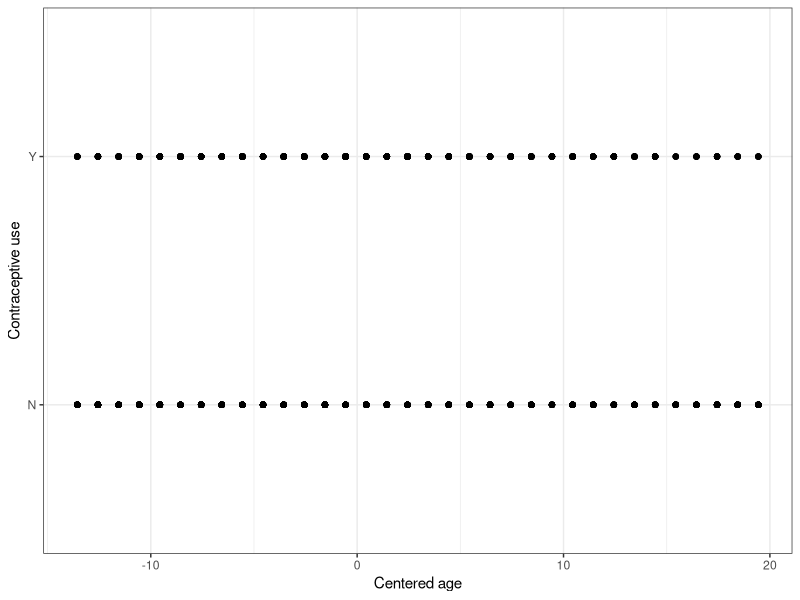
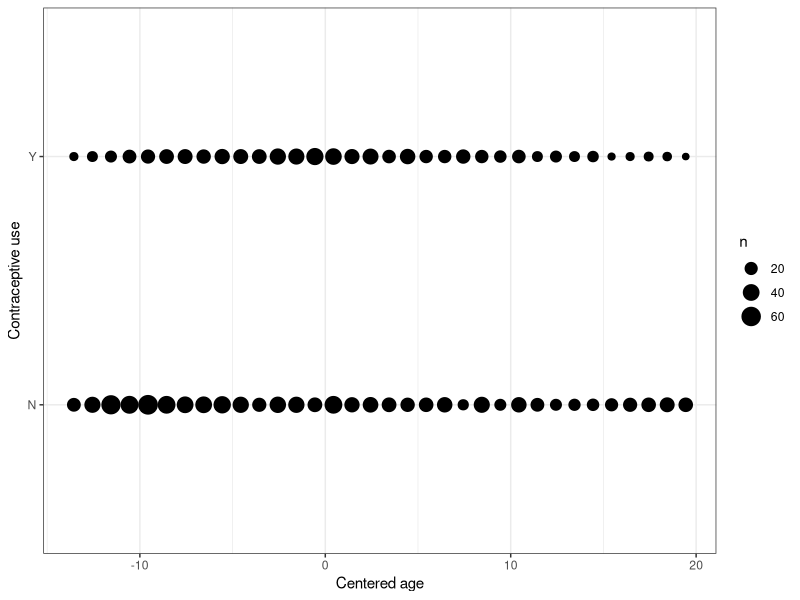
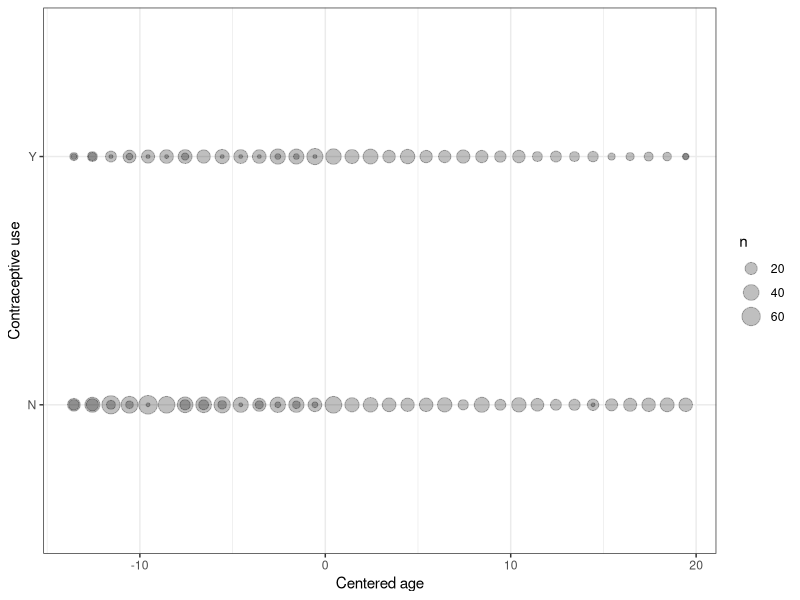
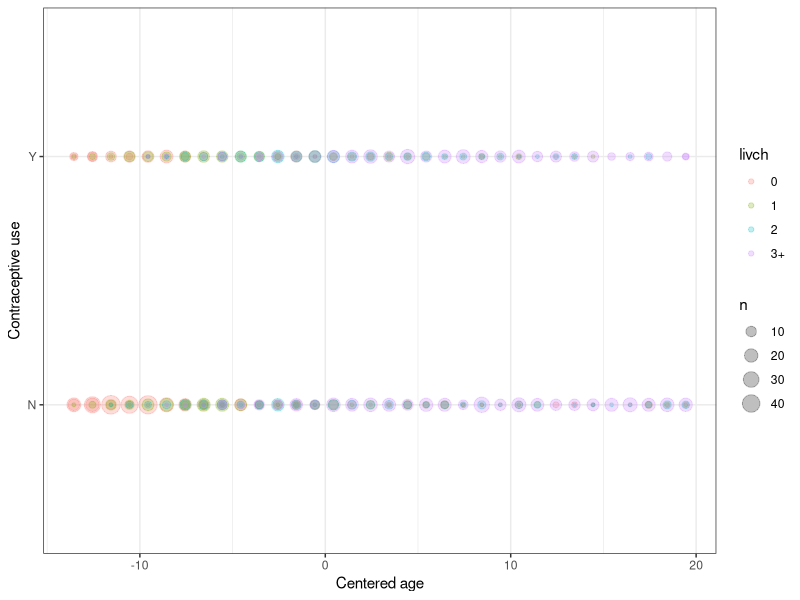
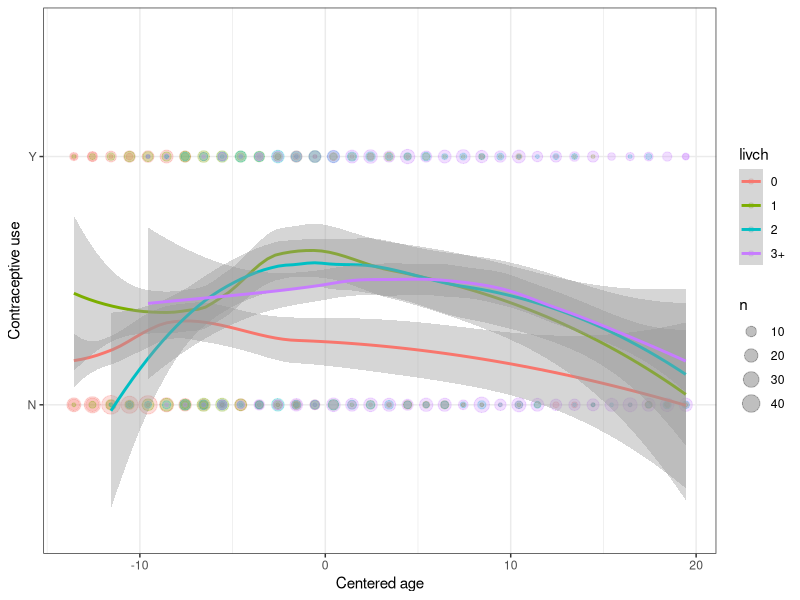
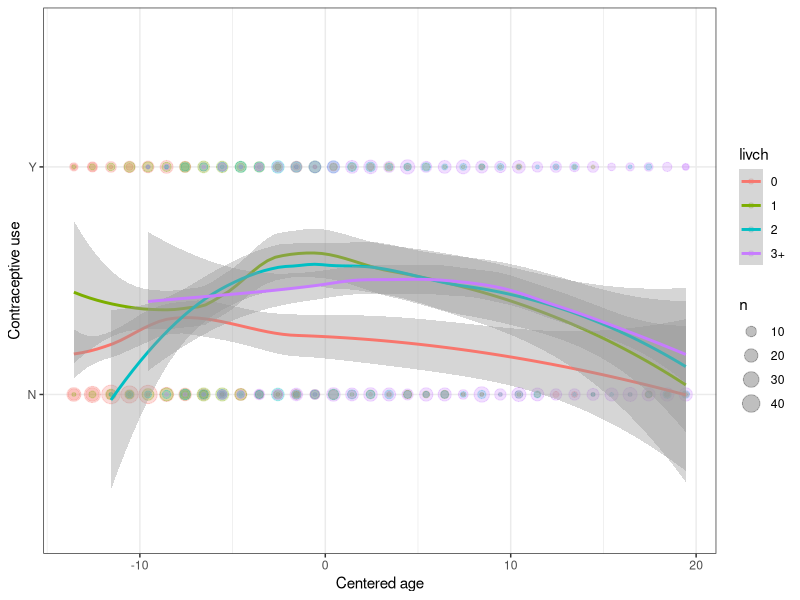
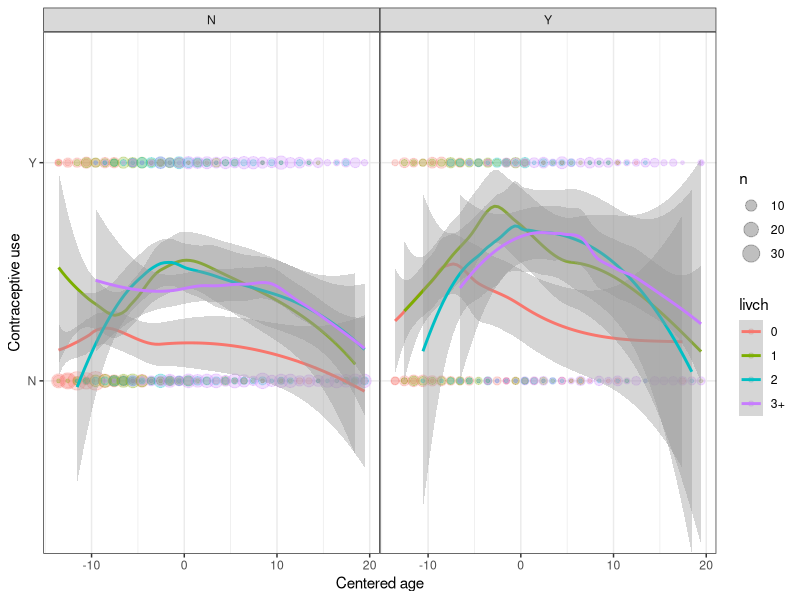
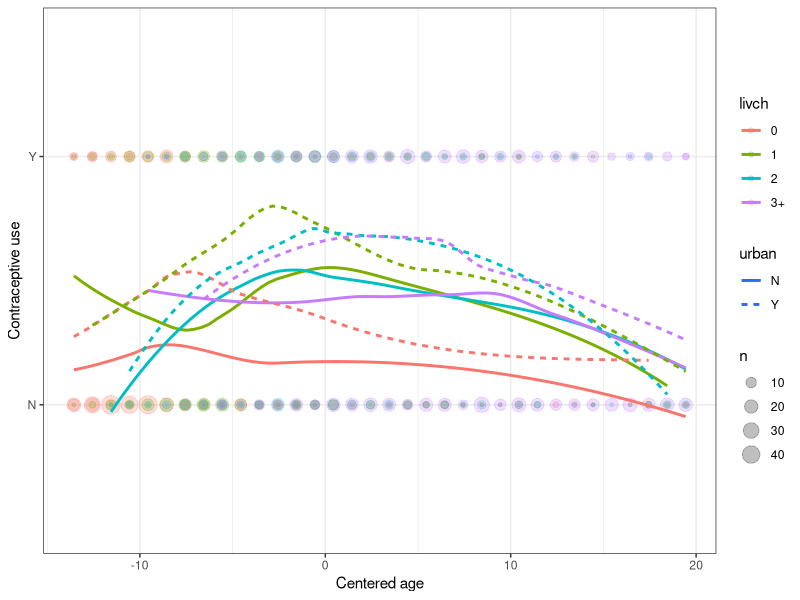

These figures' R source, in order:
## ---- chunk 1
library(mlmRev) ## for contraception data
library(ggplot2)
## ---- chunk 2
theme_set(theme_bw()+
          theme(panel.spacing=grid::unit(0,"lines")))
## ---- chunk 3
g1 <- (ggplot(Contraception,aes(x=age,y=use))+
       labs(x="Centered age",y="Contraceptive use")
)
print(g1+geom_point())
## ---- chunk 4
print(g1+stat_sum())
## ---- chunk 5
print(g1+stat_sum(alpha=0.25))
## ---- chunk 6
g2 <- (ggplot(Contraception,aes(x=age,y=use,colour=livch))
    + labs(x="Centered age",y="Contraceptive use"))
g3 <- g2 + stat_sum(alpha=0.25)
print(g3)
## ---- chunk 7
g4 <- (g3
    + geom_smooth(aes(y=as.numeric(use)))
)
print(g4)
## ---- chunk 8
g5 <- (g4
    + coord_cartesian(ylim=c(0.9,2.1))
)
print(g5)
## ---- chunk 9
g4+facet_grid(.~urban) 
## ---- chunk 10
g3 + geom_smooth(aes(y=as.numeric(use),lty=urban),se=FALSE)
## ---- chunk 11
print(g3 + geom_smooth(aes(y=as.numeric(use),
                           lty=urban),alpha=0.1))
## ---- chunk 12
g6 <- ggplot(Contraception,aes(x=age,
                                y=as.numeric(use)-1,
                                colour=livch))+
    stat_sum(alpha=0.25)+labs(x="Centered age",y="Contraceptive use")
print(g6 + geom_smooth(aes(lty=urban),method="glm",
                 method.args=list(family="binomial"),
                 formula=y~poly(x,2),alpha=0.1))
## ---- chunk 13
print(g1 +
      facet_grid(livch~urban)+geom_smooth(aes(y=as.numeric(use)))
      )
## ---- chunk 14
g5 + geom_smooth(aes(lty=urban),method="gam",
                 method.args=list(family="binomial"),
                 formula=y~s(x,k=20),
                 alpha=0.1)
